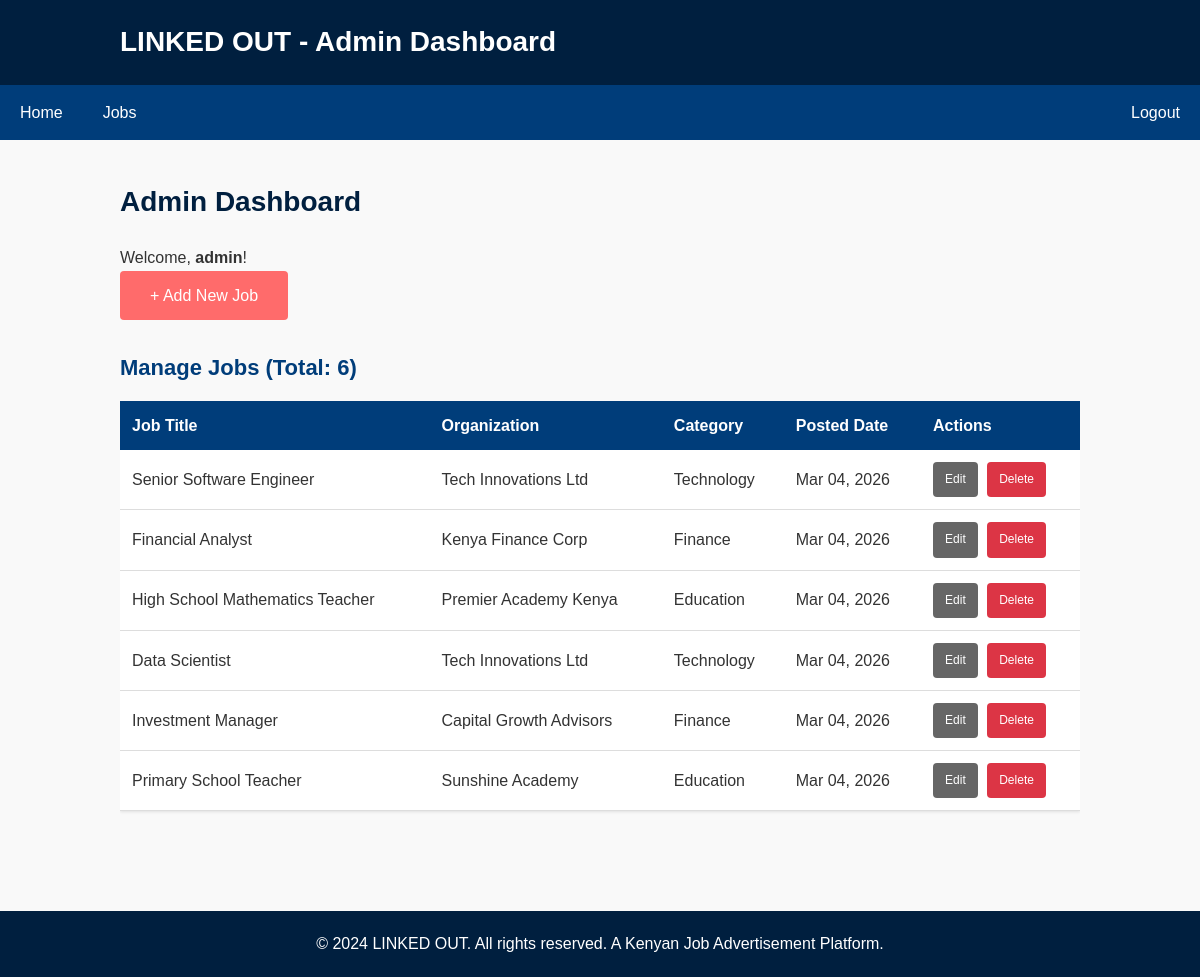
The page /admin_dashboard.php (signed in) on the database its author committed.
### tables this page shows
CREATE TABLE IF NOT EXISTS jobs (
    id INT AUTO_INCREMENT PRIMARY KEY,
    title VARCHAR(255) NOT NULL,
    organization VARCHAR(255) NOT NULL,
    category VARCHAR(100) NOT NULL,
    description TEXT NOT NULL,
    email VARCHAR(255) NOT NULL,
    date_posted TIMESTAMP DEFAULT CURRENT_TIMESTAMP
);

### admin_dashboard.php (the view, shortened to what this page needs)
<?php
include 'config.php';
$query = "SELECT * FROM jobs ORDER BY date_posted DESC";
$result = mysqli_query($conn, $query);
$jobs = array();
if (mysqli_num_rows($result) > 0) {
    while ($row = mysqli_fetch_assoc($result)) {
        $jobs[] = $row;
    }
}
?>
<!DOCTYPE html>
<html lang="en">
<head>
    <link rel="stylesheet" href="style.css">
</head>
<body>
    <header>
        <div class="container">
            <h1>LINKED OUT - Admin Dashboard</h1>
        </div>
    </header>
    <nav>
        <ul>
            <li><a href="index.php">Home</a></li>
            <li><a href="jobs.php">Jobs</a></li>
            <li style="margin-left: auto;">
                <a href="admin_logout.php" onclick="return confirmLogout();">Logout</a>
            </li>
        </ul>
    </nav>
    <main>
        <div class="container">
            <h2>Admin Dashboard</h2>
            <p>Welcome, <strong><?php echo htmlspecialchars($_SESSION['admin_username']); ?></strong>!</p>
            <div style="margin-bottom: 30px;">
                <a href="add_job.php" class="btn">+ Add New Job</a>
            </div>
            <?php if (count($jobs) > 0) { ?>
                <h3>Manage Jobs (Total: <?php echo count($jobs); ?>)</h3>
                <div style="overflow-x: auto;">
                    <table>
                        <thead>
                            <tr>
                                <th>Job Title</th>
                                <th>Organization</th>
                                <th>Category</th>
                                <th>Posted Date</th>
                                <th>Actions</th>
                            </tr>
                        </thead>
                        <tbody>
                            <?php foreach ($jobs as $job) { ?>
                                <tr>
                                    <td><?php echo htmlspecialchars($job['title']); ?></td>
                                    <td><?php echo htmlspecialchars($job['organization']); ?></td>
                                    <td><?php echo htmlspecialchars($job['category']); ?></td>
                                    <td><?php echo date('M d, Y', strtotime($job['date_posted'])); ?></td>
                                    <td>
                                        <a href="edit_job.php?id=<?php echo $job['id']; ?>" class="btn btn-secondary" style="padding: 8px 12px; font-size: 12px; margin-right: 5px;">Edit</a>
                                        <a href="delete_job.php?id=<?php echo $job['id']; ?>" class="btn btn-danger" style="padding: 8px 12px; font-size: 12px;" onclick="return confirmDelete();">Delete</a>
                                    </td>
                                </tr>
                            <?php } ?>
                        </tbody>
                    </table>
                </div>
            <?php } else { ?>
                <div class="error" style="text-align: center;">
                    <p>No jobs added yet. <a href="add_job.php">Add your first job</a></p>
                </div>
            <?php } ?>
        </div>
    </main>
    <footer>
        <p>&copy; 2024 LINKED OUT. All rights reserved. A Kenyan Job Advertisement Platform.</p>
    </footer>
</body>
</html>

### style.css (style rules this page uses)
* { margin: 0; padding: 0; box-sizing: border-box; }
body { font-family: Arial, sans-serif; line-height: 1.6; color: #333; background-color: #f9f9f9; }
.container { max-width: 1000px; margin: 0 auto; padding: 0 20px; }
header { background-color: #001f3f; color: white; padding: 20px 0; box-shadow: 0 2px 4px rgba(0, 0, 0, 0.1); }
header h1 { font-size: 28px; margin-bottom: 0; }
nav { background-color: #003d7a; padding: 0; }
nav ul { list-style: none; display: flex; margin: 0; padding: 0; }
nav li { margin: 0; }
nav a { display: block; padding: 15px 20px; color: white; text-decoration: none; transition: background-color 0.3s; }
.btn { display: inline-block; padding: 12px 30px; background-color: #ff6b6b; color: white; text-decoration: none; border: none; border-radius: 4px; cursor: pointer; font-size: 16px; transition: background-color 0.3s; }
.btn-secondary { background-color: #666; }
.btn-danger { background-color: #dc3545; }
main { padding: 40px 0; min-height: calc(100vh - 300px); }
h2 { color: #001f3f; margin-bottom: 20px; font-size: 28px; }
h3 { color: #003d7a; margin-bottom: 15px; font-size: 22px; }
table { width: 100%; border-collapse: collapse; background-color: white; margin-bottom: 20px; box-shadow: 0 1px 3px rgba(0, 0, 0, 0.1); }
th { background-color: #003d7a; color: white; padding: 12px; text-align: left; font-weight: bold; }
td { padding: 12px; border-bottom: 1px solid #ddd; }
footer { background-color: #001f3f; color: white; text-align: center; padding: 20px; margin-top: 40px; }
footer p { margin: 0; }

### rows shown on the page
jobs: title "Senior Software Engineer", organization "Tech Innovations Ltd", category "Technology", date_posted "Mar 04, 2026"
jobs: title "Financial Analyst", organization "Kenya Finance Corp", category "Finance", date_posted "Mar 04, 2026"
jobs: title "High School Mathematics Teacher", organization "Premier Academy Kenya", category "Education", date_posted "Mar 04, 2026"
jobs: title "Data Scientist", organization "Tech Innovations Ltd", category "Technology", date_posted "Mar 04, 2026"
jobs: title "Investment Manager", organization "Capital Growth Advisors", category "Finance", date_posted "Mar 04, 2026"
jobs: title "Primary School Teacher", organization "Sunshine Academy", category "Education", date_posted "Mar 04, 2026"

### other values the page prints
$_SESSION['admin_username'] "admin"
count($jobs) "6"
